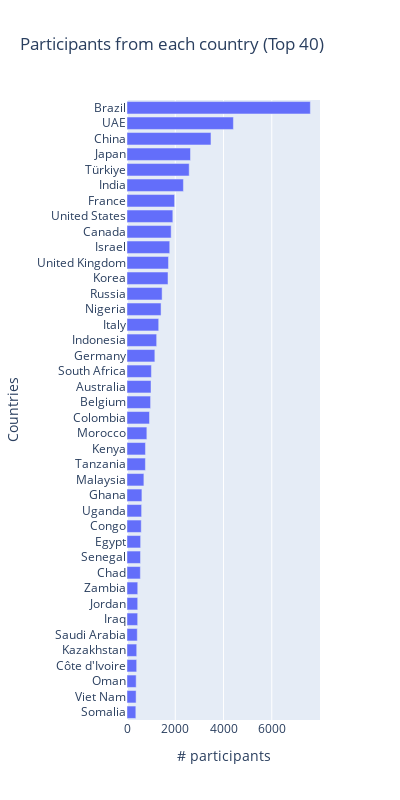

The cell this chart's notebook holds for it:
### Code cell
# # Plot the data
# plt.figure(figsize=(20, 6))  # Set the figure size
# plt.bar(plot_data['country_name'], plot_data.total_delegates)  # Plot a bar chart
# plt.title('Participants from each Country at COP28')  # Set the title
# plt.xlabel('Country')  # Set the x-axis label
# plt.ylabel('# participants')  # Set the y-axis label
# plt.xticks(rotation=45)  # Rotate x-axis labels for better readability
# plt.tight_layout()  # Adjust layout to prevent clipping of labels
# plt.savefig('participants_country.pdf')
# plt.show()  # Show the plot

sorted_indices = sorted(range(len(plot_data['total_delegates'])), key=lambda i: plot_data['total_delegates'][i])
sorted_categories = [plot_data['country_name'][i] for i in sorted_indices]
sorted_values = [plot_data['total_delegates'][i] for i in sorted_indices]

fig = go.Figure(data=[go.Bar(
    y=sorted_categories,  # y-axis categories
    x=sorted_values,      # x-axis values
    orientation='h'  # horizontal orientation
)])

# Add title and labels
fig.update_layout(
    title='Participants from each country (Top 40)',
    yaxis=dict(title='Countries'),
    xaxis=dict(title='# participants'),
    width=400,
    height=800
)

# Show the chart
#fig.write_image("participants_country.png")
fig.show()
#pio.write_image(fig, "participants_country.png")

### Figure 1 — Plotly figure (JSON) as saved in the notebook; plotly's stock layout.template omitted (floating-point values rounded to 4 significant figures)
{"data": [{"orientation": "h", "type": "bar", "x": [366, 377, 380, 401, 403, 426, 442, 444, 445, 554, 560, 565, 590, 606, 618, 700, 763, 765, 823, 932, 977, 996, 1011, 1154, 1229, 1314, 1411, 1455, 1699, 1719, 1771, 1830, 1899, 1973, 2338, 2577, 2631, 3480, 4409, 7598], "y": ["Somalia", "Viet Nam", "Oman", "Côte d'Ivoire", "Kazakhstan", "Saudi Arabia", "Iraq", "Jordan", "Zambia", "Chad", "Senegal", "Egypt", "Congo", "Uganda", "Ghana", "Malaysia", "Tanzania", "Kenya", "Morocco", "Colombia", "Belgium", "Australia", "South Africa", "Germany", "Indonesia", "Italy", "Nigeria", "Russia", "Korea", "United Kingdom", "Israel", "Canada", "United States", "France", "India", "Türkiye", "Japan", "China", "UAE", "Brazil"]}], "layout": {"height": 800, "title": {"text": "Participants from each country (Top 40)"}, "width": 400, "xaxis": {"title": {"text": "# participants"}}, "yaxis": {"title": {"text": "Countries"}}}}
